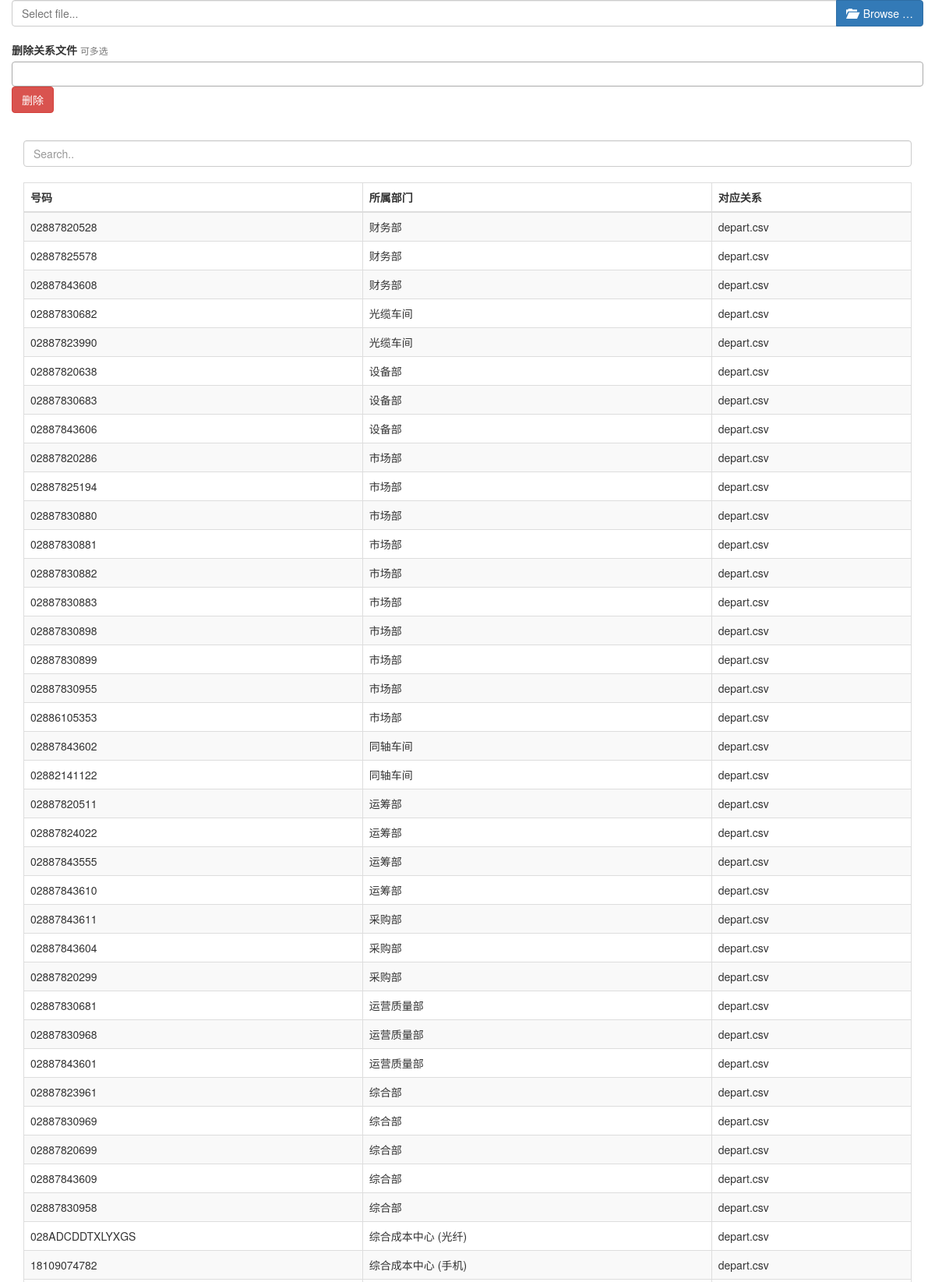
Screenshot of /manage/relation (upper part) with the database file from the repository.
### app.py (models this page shows)
class Relation(db.Model):
    a = db.Column(db.Integer(),primary_key=True)
    phone_num = db.Column(db.String(255))
    depart = db.Column(db.String(255))
    id = db.Column(db.String(255))

### app.py (the view, shortened to what this page needs)
@manage_blueprint.route('/relation', methods=['GET', 'POST'])
def relation_file():
    relations = Relation.query.all()
    form = DelForm(request.form)
    return render_template(
        'relation.html',
        relations = relations,
        form = form
    )

### app.py
class DelForm(FlaskForm):
    multi_select = Select2MultipleField(u"删除关系文件", [],
        choices= misc.find_id(),
        description=u"可多选",
        render_kw={"multiple": "multiple"})
    submit = SubmitField('删除')

### app.py (called while the page is built)
    def process_formdata(self, valuelist):
        if valuelist:
            self.data = ",".join(valuelist)
        else:
            self.data = ""

### templates/manage/relation.html (shortened to what this page needs)
{% macro table(phone_num,depart,id) %}
    <tr id="{{ id }}",style="display:list-item;">
    <td>{{ phone_num }}</td>
    <td>{{ depart }}</td>
    <td>{{ id }}</td>
    </tr>
{% endmacro %}
{% extends 'base.html' %}
{% block body %}
    <div class="container">
    <div class="row">
        <div>
            <form method=post enctype=multipart/form-data action="{{ url_for('manage.relation_file') }}">
            </form>
        </div>
    </div>
    <br>
    <div class="row">
    <form action="{{ url_for('manage.relation_file') }}" method="post">
        <div class="form-group">
            {{ form.multi_select.label }}
            <small class="text-muted">{{ form.multi_select.description }}</small>
        {{ form.submit(class_="btn btn-danger") }}
        </form>
        </div>
    </div>
     <br>
        <div style="display:inline;">
            <input class="form-control" id="myInput" type="text" placeholder="Search..">
            <br>
            <table class="table table-bordered table-striped" name="table1">
                <thead>
                <tr>
                    <th>号码</th>
                    <th>所属部门</th>
                    <th>对应关系</th>
                </tr>
                </thead>
                <tbody id="myTable">
                {% for relation in relations %}
                    {{  table(relation.phone_num,relation.depart,relation.id) }}
                {% endfor %}
                </tbody>
            </table>
        </div>
{% endblock %}

### templates/base.html (shortened to what this page needs)
<!DOCTYPE html>
<html lang="zh">
<head>
	<link rel="stylesheet" href="https://cdn.staticfile.org/twitter-bootstrap/3.3.7/css/bootstrap.min.css">
    <link rel="stylesheet" href="{{ url_for('static',filename='css/fileinput.min.css') }}">
    <link href="https://cdnjs.cloudflare.com/ajax/libs/bootstrap-select/1.10.0/css/bootstrap-select.min.css" rel="stylesheet">
    <link href="https://cdnjs.cloudflare.com/ajax/libs/select2/4.0.3/css/select2.min.css" rel="stylesheet">
</head>
<body>
{% block body %}
{% endblock %}
</body>
</html>

### rows the page displays
Relation: phone_num "02887820528", depart "财务部", id "depart.csv"
Relation: phone_num "02887825578", depart "财务部", id "depart.csv"
Relation: phone_num "02887843608", depart "财务部", id "depart.csv"
Relation: phone_num "02887830682", depart "光缆车间", id "depart.csv"
Relation: phone_num "02887823990", depart "光缆车间", id "depart.csv"
Relation: phone_num "02887820638", depart "设备部", id "depart.csv"
Relation: phone_num "02887830683", depart "设备部", id "depart.csv"
Relation: phone_num "02887843606", depart "设备部", id "depart.csv"
Relation: phone_num "02887820286", depart "市场部", id "depart.csv"
Relation: phone_num "02887825194", depart "市场部", id "depart.csv"
Relation: phone_num "02887830880", depart "市场部", id "depart.csv"
Relation: phone_num "02887830881", depart "市场部", id "depart.csv"
Relation: phone_num "02887830882", depart "市场部", id "depart.csv"
Relation: phone_num "02887830883", depart "市场部", id "depart.csv"
Relation: phone_num "02887830898", depart "市场部", id "depart.csv"
Relation: phone_num "02887830899", depart "市场部", id "depart.csv"
Relation: phone_num "02887830955", depart "市场部", id "depart.csv"
Relation: phone_num "02886105353", depart "市场部", id "depart.csv"
Relation: phone_num "02887843602", depart "同轴车间", id "depart.csv"
Relation: phone_num "02882141122", depart "同轴车间", id "depart.csv"
Relation: phone_num "02887820511", depart "运筹部", id "depart.csv"
Relation: phone_num "02887824022", depart "运筹部", id "depart.csv"
Relation: phone_num "02887843555", depart "运筹部", id "depart.csv"
Relation: phone_num "02887843610", depart "运筹部", id "depart.csv"
Relation: phone_num "02887843611", depart "采购部", id "depart.csv"
Relation: phone_num "02887843604", depart "采购部", id "depart.csv"
Relation: phone_num "02887820299", depart "采购部", id "depart.csv"
Relation: phone_num "02887830681", depart "运营质量部", id "depart.csv"
Relation: phone_num "02887830968", depart "运营质量部", id "depart.csv"
Relation: phone_num "02887843601", depart "运营质量部", id "depart.csv"
Relation: phone_num "02887823961", depart "综合部", id "depart.csv"
Relation: phone_num "02887830969", depart "综合部", id "depart.csv"
Relation: phone_num "02887820699", depart "综合部", id "depart.csv"
Relation: phone_num "02887843609", depart "综合部", id "depart.csv"
Relation: phone_num "02887830958", depart "综合部", id "depart.csv"
Relation: phone_num "028ADCDDTXLYXGS", depart "综合成本中心 (光纤)", id "depart.csv"
Relation: phone_num "18109074782", depart "综合成本中心 (手机)", id "depart.csv"
